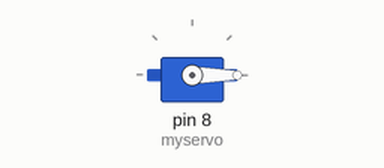
The sketch below on a simulated Arduino Uno, built with avr-gcc and run on an emulated ATmega328P. Parts: servo.

Above: at 0.05 s.
At 4.0 s:
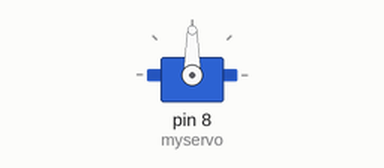
Timing chart, 0 to 5.2 s (numbered marks = the images above):
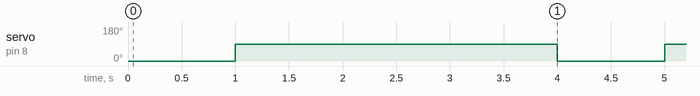

Measured:
- by itself, servo on pin 8 (myservo): alternates 90° for 3.0 s and 0° for 1.0 s

The sketch:

servo1.ino
```cpp
#include <Servo.h>
Servo myservo;

void setup() {
  myservo.attach(8);
}

void loop() {
  myservo.write(0);
  delay(1000);
  myservo.write(90);
  delay(3000);
}
```
